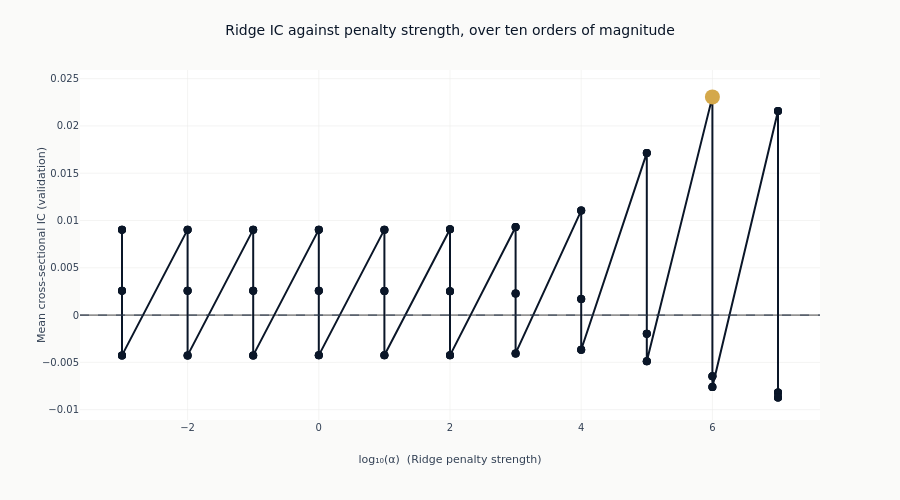

The code cell stored with this chart in its notebook:
### Markdown cell above
### What shrinkage does on its own

The bar chart mixes three estimators. Tracing IC across the Ridge penalty alone isolates the
effect of shrinkage, with the estimator, the features and the folds all held fixed and only
`alpha` moving. The alpha is read from each configuration's declared parameters rather than
parsed out of its name, so the curve plots what was fitted.

### Code cell
ridge = (
    catalog.filter(pl.col("model_class") == "Ridge")
    .with_columns(
        alpha=pl.col("params").str.extract(r"alpha=([0-9.eE+-]+)").cast(pl.Float64),
    )
    .drop_nulls("alpha")
    .sort("alpha")
)
if ridge.height:
    log_alpha = np.log10(ridge.get_column("alpha").to_numpy())
    ridge_ic = ridge.get_column("ic_mean").to_numpy()
    peak = int(np.argmax(ridge_ic))

    fig_alpha = go.Figure(
        go.Scatter(
            x=log_alpha,
            y=ridge_ic,
            mode="lines+markers",
            line=dict(color=COLORS["blue"], width=2),
            marker=dict(size=8, color=COLORS["blue"]),
        )
    )
    fig_alpha.add_trace(
        go.Scatter(
            x=[log_alpha[peak]],
            y=[ridge_ic[peak]],
            mode="markers",
            marker=dict(size=15, color=COLORS["amber"]),
            showlegend=False,
        )
    )
    fig_alpha.add_hline(y=0, line_width=1, line_dash="dash", line_color=COLORS["neutral"])
    fig_alpha.update_layout(
        title="Ridge IC against penalty strength, over ten orders of magnitude",
        height=500,
        width=900,
        showlegend=False,
        margin=dict(t=70),
    )
    fig_alpha.update_xaxes(title_text="log₁₀(α)  (Ridge penalty strength)", zeroline=False)
    fig_alpha.update_yaxes(title_text="Mean cross-sectional IC (validation)")
    show_plotly_with_alt(
        fig_alpha,
        "Line chart of mean validation information coefficient against the base-ten logarithm of the "
        "Ridge penalty, against a dashed zero line. The curve is flat and below zero across most of "
        f"the range, with its maximum at 1e{int(round(log_alpha[peak]))} marked in amber, and falls "
        "further at the strongest penalties.",
    )
else:
    print(
        "No declared label carries a Ridge configuration, so there is no penalty sweep to "
        "trace. Which estimators this section can show is decided by the per-label menus at "
        "config/training/{label}.yaml."
    )

### Figure 1 — Plotly figure (JSON) as saved in the notebook; plotly's stock layout.template omitted (floating-point values rounded to 4 significant figures)
{"data": [{"line": {"color": "#0a1628", "width": 2}, "marker": {"color": "#0a1628", "size": 8}, "mode": "lines+markers", "type": "scatter", "x": [-3.0, -3.0, -3.0, -3.0, -3.0, -3.0, -3.0, -3.0, -3.0, -2.0, -2.0, -2.0, -2.0, -2.0, -2.0, -2.0, -2.0, -2.0, -1.0, -1.0, -1.0, -1.0, -1.0, -1.0, -1.0, -1.0, -1.0, 0.0, 0.0, 0.0, 0.0, 0.0, 0.0, 0.0, 0.0, 0.0, 1.0, 1.0, 1.0, 1.0, 1.0, 1.0, 1.0, 1.0, 1.0, 2.0, 2.0, 2.0, 2.0, 2.0, 2.0, 2.0, 2.0, 2.0, 3.0, 3.0, 3.0, 3.0, 3.0, 3.0, 3.0, 3.0, 3.0, 4.0, 4.0, 4.0, 4.0, 4.0, 4.0, 4.0, 4.0, 4.0, 5.0, 5.0, 5.0, 5.0, 5.0, 5.0, 5.0, 5.0, 5.0, 6.0, 6.0, 6.0, 6.0, 6.0, 6.0, 6.0, 6.0, 6.0, 7.0, 7.0, 7.0, 7.0, 7.0, 7.0, 7.0, 7.0, 7.0], "y": [0.009034, 0.009034, 0.009034, 0.00256, 0.00256, 0.00256, -0.004262, -0.004262, -0.004262, 0.009034, 0.009034, 0.009034, 0.00256, 0.00256, 0.00256, -0.004262, -0.004262, -0.004262, 0.009034, 0.009034, 0.009034, 0.00256, 0.00256, 0.00256, -0.004261, -0.004261, -0.004261, 0.009034, 0.009034, 0.009034, 0.00256, 0.00256, 0.00256, -0.004259, -0.004259, -0.004259, 0.009034, 0.009034, 0.009034, 0.002555, 0.002555, 0.002555, -0.004252, -0.004252, -0.004252, 0.009075, 0.009075, 0.009075, 0.002529, 0.002529, 0.002529, -0.004259, -0.004259, -0.004259, 0.009307, 0.009307, 0.009307, 0.002269, 0.002269, 0.002269, -0.004057, -0.004057, -0.004057, 0.01105, 0.01105, 0.01105, 0.001691, 0.001691, 0.001691, -0.003666, -0.003666, -0.003666, 0.01715, 0.01715, 0.01715, -0.001966, -0.001966, -0.001966, -0.004878, -0.004878, -0.004878, 0.02307, 0.02307, 0.02307, -0.006471, -0.006471, -0.006471, -0.007609, -0.007609, -0.007609, 0.02158, 0.02158, 0.02158, -0.008174, -0.008174, -0.008174, -0.008715, -0.008715, -0.008715]}, {"marker": {"color": "#D4A84B", "size": 15}, "mode": "markers", "showlegend": false, "type": "scatter", "x": [6.0], "y": [0.02307]}], "layout": {"height": 500, "margin": {"t": 70}, "shapes": [{"line": {"color": "#334155", "dash": "dash", "width": 1}, "type": "line", "x0": 0, "x1": 1, "xref": "x domain", "y0": 0, "y1": 0, "yref": "y"}], "showlegend": false, "title": {"text": "Ridge IC against penalty strength, over ten orders of magnitude"}, "width": 900, "xaxis": {"title": {"text": "log₁₀(α)  (Ridge penalty strength)"}, "zeroline": false}, "yaxis": {"title": {"text": "Mean cross-sectional IC (validation)"}}}}
